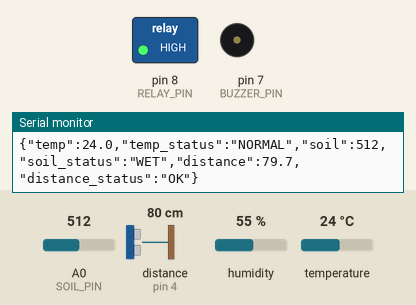
This sketch was run on a simulated Arduino Uno, built with avr-gcc and run on an emulated ATmega328P. Parts: switched loads named in the sketch (green lamp = pin HIGH), buzzer (waves = sounding, pin HIGH), the last lines printed to the serial monitor. Wiring (inferred from the names in the program): ultrasonic range finder: trigger pin 3; echo pin 4. The inputs (shaded band) are chosen by the test bench; at power-on: distance to the obstacle (sensor on pin 4) 80 cm, A0 (SOIL_PIN) = 512, temperature 24 °C, humidity 55 %. The echo pulse lasts 58.3 µs per cm; pins used as bus, display or sensor lines are not drawn.

Above: at 2.8 s.
2.9 s: distance to the obstacle (sensor on pin 4) set to 2 cm
At 4.8 s:
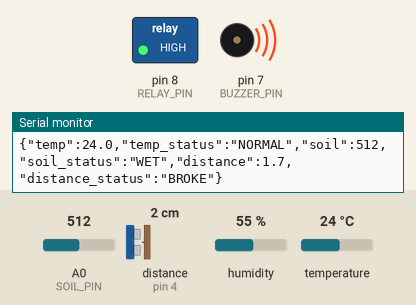
5.7 s: A0 (SOIL_PIN) set to 586
8.5 s: A0 (SOIL_PIN) set to 612
At 11.2 s:
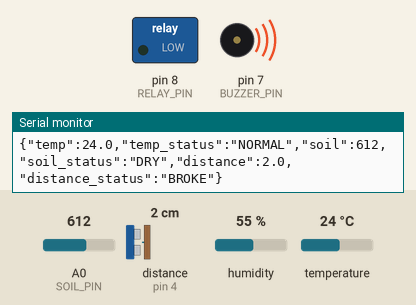
11.8 s: distance to the obstacle (sensor on pin 4) set to 8 cm
14.6 s: distance to the obstacle (sensor on pin 4) set to 11 cm
At 17.6 s:
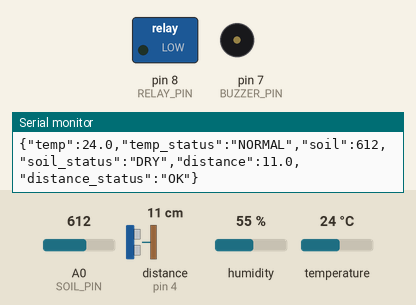
18.0 s: temperature set to 29 °C
20.8 s: temperature set to 32 °C
At 23.9 s:
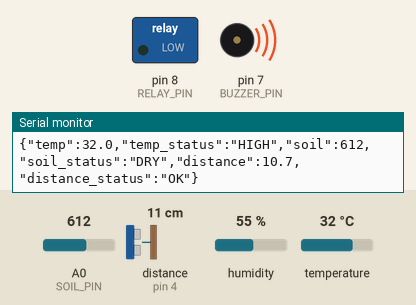
Timing chart, 0 to 25.4 s (numbered marks = the images above; inputs shaded):
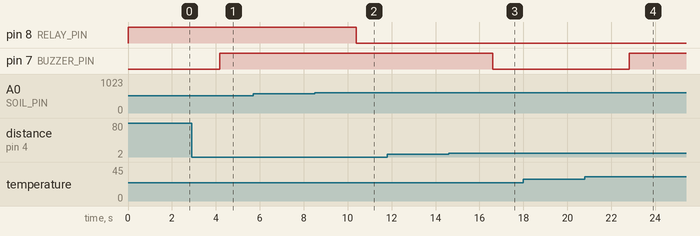

The sketch:

sketch_jul7a.ino
```cpp
#include <DHT.h>

// ---------- DHT11 ----------
#define DHTPIN 2
#define DHTTYPE DHT11
DHT dht(DHTPIN, DHTTYPE);

const float TEMP_THRESHOLD = 30.0;
const int BUZZER_PIN = 7;

// ---------- Soil Moisture ----------
#define SOIL_PIN A0
#define RELAY_PIN 8
const int SOIL_THRESHOLD = 600;

// ---------- Ultrasonic ----------
const int TRIG_PIN = 3;
const int ECHO_PIN = 4;

long duration;
float distance;

void setup() {
  Serial.begin(9600);

  dht.begin();

  pinMode(BUZZER_PIN, OUTPUT);
  digitalWrite(BUZZER_PIN, LOW);

  pinMode(RELAY_PIN, OUTPUT);
  digitalWrite(RELAY_PIN, HIGH);   // Relay OFF (Active LOW)

  pinMode(TRIG_PIN, OUTPUT);
  pinMode(ECHO_PIN, INPUT);
}

void loop() {

  // ---------- Temperature ----------
  float temp = dht.readTemperature();
  bool tempHigh = (!isnan(temp) && temp > TEMP_THRESHOLD);

  // ---------- Soil ----------
  int soil = analogRead(SOIL_PIN);
  bool soilDry = soil > SOIL_THRESHOLD;

  // Relay ON when soil is dry
  digitalWrite(RELAY_PIN, soilDry ? LOW : HIGH);

  // ---------- Ultrasonic ----------
  digitalWrite(TRIG_PIN, LOW);
  delayMicroseconds(2);

  digitalWrite(TRIG_PIN, HIGH);
  delayMicroseconds(10);
  digitalWrite(TRIG_PIN, LOW);

  duration = pulseIn(ECHO_PIN, HIGH, 30000);

  if (duration == 0)
    distance = -1;
  else
    distance = duration * 0.0343 / 2;

  bool broken = (distance >= 0 && distance < 10);

  // ---------- Buzzer ----------
  // ON if temperature is high OR object is too close
  digitalWrite(BUZZER_PIN, (tempHigh || broken) ? HIGH : LOW);

  // ---------- JSON Output ----------
  Serial.print("{\"temp\":");

  if (isnan(temp))
    Serial.print("null");
  else
    Serial.print(temp, 1);

  Serial.print(",\"temp_status\":\"");
  Serial.print(tempHigh ? "HIGH" : "NORMAL");

  Serial.print("\",\"soil\":");
  Serial.print(soil);

  Serial.print(",\"soil_status\":\"");
  Serial.print(soilDry ? "DRY" : "WET");

  Serial.print("\",\"distance\":");

  if (distance < 0)
    Serial.print("null");
  else
    Serial.print(distance, 1);

  Serial.print(",\"distance_status\":\"");

  if (distance < 0)
    Serial.print("OUT");
  else
    Serial.print(broken ? "BROKE" : "OK");

  Serial.println("\"}");

  delay(2000);
}
```

Measured:
- the behaviour switches between 600 and 601 on A0 (SOIL_PIN) (found by bisection; images 1 and 2)
- the behaviour switches between 9 and 10 cm on distance to the obstacle (sensor on pin 4) (found by bisection; images 2 and 3)
- the behaviour switches between 30 and 31 °C on temperature (found by bisection; images 3 and 4)
- after the input at 2.9 s, pin 7 (BUZZER_PIN): LOW → HIGH after 1.3 s
- after the input at 8.5 s, pin 8 (RELAY_PIN): HIGH → LOW after 1.9 s
- after the input at 14.6 s, pin 7 (BUZZER_PIN): HIGH → LOW after 2.0 s
- after the input at 20.8 s, pin 7 (BUZZER_PIN): LOW → HIGH after 2.0 s
